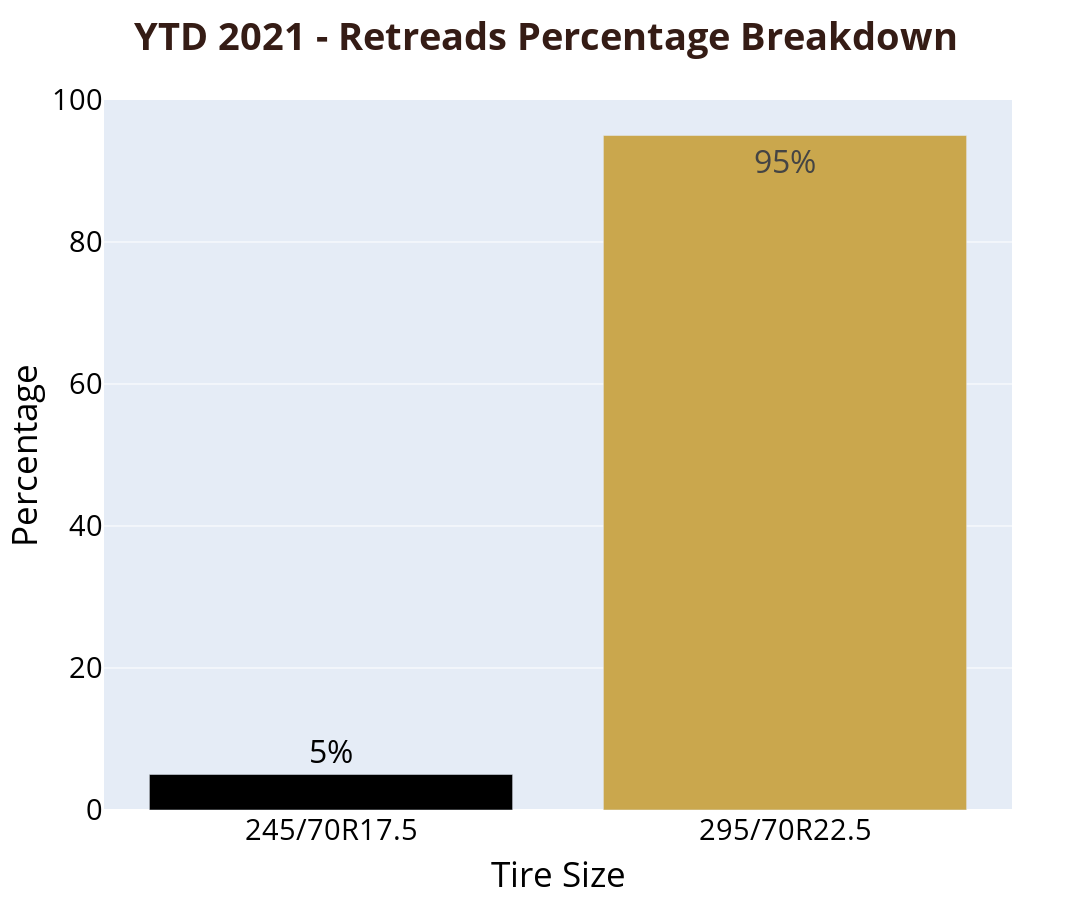

Notebook code for this chart:
### Code cell
import plotly.graph_objects as go

Categories = ['245/70R17.5', '295/70R22.5']

# Create blank figure
fig1 = go.Figure()

# Add bar for 245/70R17.5 RETREADS:
if Retread_245_percentage >= 1:
    fig1.add_trace(go.Bar(
        x=['245/70R17.5'],
        y=[round(Retread_245_percentage, 0)],
        name='245/70R17.5', 
        marker_color = 'black'))
else: 
    fig1.add_trace(go.Bar(
        x=['245/70R17.5'],
        y=[round(Retread_245_percentage, 1)],
        name='245/70R17.5', 
        marker_color = 'black'))

# Add bar for 295/70R22.5 RETREADS:
if Retread_295_percentage >= 1:
    fig1.add_trace(go.Bar(
        x=['295/70R22.5'],
        y=[round(Retread_295_percentage, 0)],
        name='295/70R22.5', 
        marker_color = '#caa74d'))
else: 
    fig1.add_trace(go.Bar(
        x=['295/70R22.5'],
        y=[round(Retread_295_percentage, 1)],
        name='295/70R22.5', 
        marker_color = '#caa74d'))


fig1.update_traces(texttemplate='%{y:.s}%', textposition= 'auto', textfont = {'size': [32]} )

# Here we modify the tickangle of the xaxis, resulting in rotated labels.
fig1.update_layout(
    barmode='group', 
    title_text=f"<b>YTD {Current_Year} - Retreads Percentage Breakdown<b>", 
    title_font_size=38,
    title_font_color="#351C15",
    title_x = 0.5,
    xaxis_title="Tire Size",
    yaxis_title="Percentage",
    autosize=False, width=1445, height=900,
    # xaxis_tickangle=-45,
    showlegend=False, 
    font=dict(
            family=None,
            size=29,
            color="black"
        ))


fig1.write_image(f"Images_graphs/{Current_Year}_Retreads_Percentage_Breakdown.svg")
fig1.show()

### Figure 1 — Plotly figure (JSON) as saved in the notebook; plotly's stock layout.template omitted (floating-point values rounded to 4 significant figures)
{"data": [{"marker": {"color": "black"}, "name": "245/70R17.5", "textfont": {"size": [32]}, "textposition": "auto", "texttemplate": "%{y:.s}%", "type": "bar", "x": ["245/70R17.5"], "y": [5]}, {"marker": {"color": "#caa74d"}, "name": "295/70R22.5", "textfont": {"size": [32]}, "textposition": "auto", "texttemplate": "%{y:.s}%", "type": "bar", "x": ["295/70R22.5"], "y": [95]}], "layout": {"autosize": false, "barmode": "group", "font": {"color": "black", "size": 29}, "height": 900, "showlegend": false, "title": {"font": {"color": "#351C15", "size": 38}, "text": "<b>YTD 2021 - Retreads Percentage Breakdown<b>", "x": 0.5}, "width": 1445, "xaxis": {"title": {"text": "Tire Size"}}, "yaxis": {"title": {"text": "Percentage"}}}}
